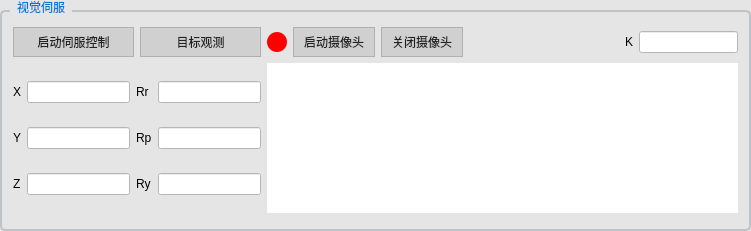
  <widget class="QGroupBox" name="groupBox_4">
   <property name="geometry">
    <rect>
     <x>570</x>
     <y>60</y>
     <width>751</width>
     <height>231</height>
    </rect>
   </property>
   <property name="styleSheet">
    <string notr="true">    QGroupBox {
        border: 2px solid #bdc3c7;
        border-radius: 5px;
        margin-top: 10px;
    }
    QGroupBox::title {
        subcontrol-origin: margin;
        left: 10px;
        padding: 0 5px;
        color: #0078D7;
        font-weight: bold;
    }
QWidget {
    background-color: #e5e5e5;   /* 更浅的灰白色底色 */
}
QGroupBox QLineEdit {
    background-color: #ffffff !important;
    color: #222222;
}
QGroupBox QListView {
    background-color: #ffffff !important;
    color: #222222;
}
/* 针对 GroupBox 内部的按钮进行设置，保持原有形状 */
QGroupBox QPushButton {
    background-color: #d0d0d0;   /* 一个比 #e5e5e5 稍深的灰色 */
    color: #222222;             /* 深色文字，保证清晰 */
    border: 1px solid #b0b0b0;   /* 边框颜色，让轮廓更分明 */
    /* (这里没有设置 border-radius，所以按钮会是直角的) */
    padding: 5px 10px;
}

/* 鼠标悬停效果 */
QGroupBox QPushButton:hover {
    background-color: #c0c0c0;   /* 悬停时颜色变深 */
    border-color: #a0a0a0;
}

/* 鼠标按下效果 (只改变颜色) */
QGroupBox QPushButton:pressed {
    background-color: #b0b0b0;   /* 按下时颜色最深 */
}</string>
   </property>
   <property name="title">
    <string>视觉伺服</string>
   </property>
   <layout class="QGridLayout" name="gridLayout_33">
    <item row="0" column="0">
     <layout class="QGridLayout" name="gridLayout_23">
      <item row="0" column="0">
       <widget class="QPushButton" name="pushButton_15">
        <property name="text">
         <string>启动伺服控制</string>
        </property>
       </widget>
      </item>
      <item row="0" column="1">
       <widget class="QPushButton" name="pushButton_6">
        <property name="text">
         <string>目标观测</string>
        </property>
       </widget>
      </item>
      <item row="0" column="2">
       <layout class="QGridLayout" name="gridLayout_16">
        <item row="0" column="0">
         <layout class="QHBoxLayout" name="horizontalLayout_15">
          <item>
           <widget class="QLabel" name="label_117">
            <property name="styleSheet">
             <string notr="true">     background-color: red;
     border-radius: 10px; /* 调整这个值，使其等于宽度的一半 */
     min-height: 20px;
     max-height: 20px;
     min-width: 20px;
     max-width: 20px;</string>
            </property>
            <property name="text">
             <string/>
            </property>
           </widget>
          </item>
          <item>
           <layout class="QHBoxLayout" name="horizontalLayout_14">
            <item>
             <widget class="QPushButton" name="pushButton_16">
              <property name="text">
               <string>启动摄像头</string>
              </property>
             </widget>
            </item>
            <item>
             <widget class="QPushButton" name="pushButton_11">
              <property name="text">
               <string>关闭摄像头</string>
              </property>
             </widget>
            </item>
           </layout>
          </item>
         </layout>
        </item>
        <item row="0" column="4">
         <spacer name="horizontalSpacer_3">
          <property name="orientation">
           <enum>Qt::Orientation::Horizontal</enum>
          </property>
          <property name="sizeHint" stdset="0">
           <size>
            <width>40</width>
            <height>20</height>
           </size>
          </property>
         </spacer>
        </item>
        <item row="0" column="1">
         <spacer name="horizontalSpacer">
          <property name="orientation">
           <enum>Qt::Orientation::Horizontal</enum>
          </property>
          <property name="sizeHint" stdset="0">
           <size>
            <width>40</width>
            <height>20</height>
           </size>
          </property>
         </spacer>
        </item>
        <item row="0" column="5">
         <layout class="QGridLayout" name="gridLayout_13">
          <item row="0" column="0">
           <widget class="QLabel" name="label_118">
            <property name="text">
             <string>K</string>
            </property>
           </widget>
          </item>
          <item row="0" column="1">
           <widget class="QLineEdit" name="lineEdit_101">
            <property name="maximumSize">
             <size>
              <width>100</width>
              <height>16777215</height>
             </size>
            </property>
            <property name="text">
             <string/>
            </property>
           </widget>
          </item>
         </layout>
        </item>
        <item row="0" column="3">
         <spacer name="horizontalSpacer_2">
          <property name="orientation">
           <enum>Qt::Orientation::Horizontal</enum>
          </property>
          <property name="sizeHint" stdset="0">
           <size>
            <width>40</width>
            <height>20</height>
           </size>
          </property>
         </spacer>
        </item>
        <item row="0" column="2">
         <spacer name="horizontalSpacer_4">
          <property name="orientation">
           <enum>Qt::Orientation::Horizontal</enum>
          </property>
          <property name="sizeHint" stdset="0">
           <size>
            <width>40</width>
            <height>20</height>
           </size>
          </property>
         </spacer>
        </item>
       </layout>
      </item>
      <item row="1" column="0" colspan="2">
       <layout class="QGridLayout" name="gridLayout_14">
        <item row="0" column="0">
         <widget class="QLabel" name="label_112">
          <property name="text">
           <string>X</string>
          </property>
         </widget>
        </item>
        <item row="0" column="1">
         <widget class="QLineEdit" name="lineEdit_89"/>
        </item>
        <item row="0" column="2">
         <widget class="QLabel" name="label_114">
          <property name="text">
           <string>Rr</string>
          </property>
         </widget>
        </item>
        <item row="0" column="3">
         <widget class="QLineEdit" name="lineEdit_92"/>
        </item>
        <item row="1" column="0">
         <widget class="QLabel" name="label_113">
          <property name="text">
           <string>Y</string>
          </property>
         </widget>
        </item>
        <item row="1" column="1">
         <widget class="QLineEdit" name="lineEdit_91"/>
        </item>
        <item row="1" column="2">
         <widget class="QLabel" name="label_115">
          <property name="text">
           <string>Rp</string>
          </property>
         </widget>
        </item>
        <item row="1" column="3">
         <widget class="QLineEdit" name="lineEdit_93"/>
        </item>
        <item row="2" column="0">
         <widget class="QLabel" name="label_9">
          <property name="text">
           <string>Z</string>
          </property>
         </widget>
        </item>
        <item row="2" column="1">
         <widget class="QLineEdit" name="lineEdit_90"/>
        </item>
        <item row="2" column="2">
         <widget class="QLabel" name="label_116">
          <property name="text">
           <string>Ry</string>
          </property>
         </widget>
        </item>
        <item row="2" column="3">
         <widget class="QLineEdit" name="lineEdit_94"/>
        </item>
       </layout>
      </item>
      <item row="1" column="2">
       <widget class="QLabel" name="label_2">
        <property name="minimumSize">
         <size>
          <width>450</width>
          <height>150</height>
         </size>
        </property>
        <property name="styleSheet">
         <string notr="true">   background-color: white;</string>
        </property>
        <property name="text">
         <string/>
        </property>
       </widget>
      </item>
     </layout>
    </item>
   </layout>
  </widget>
